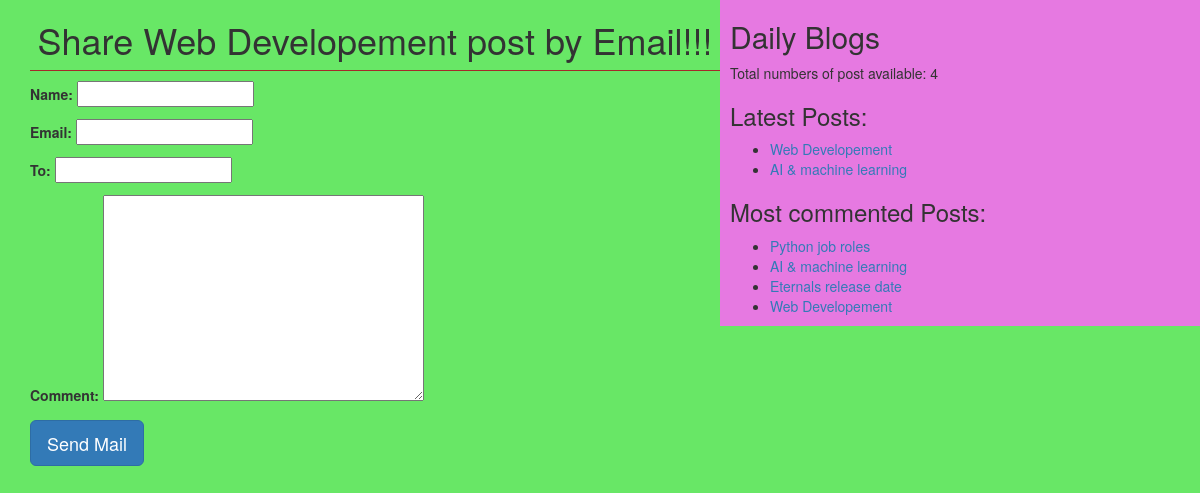
The page /5/share on the database its author committed.
### blog/models.py (models this page shows, shortened)
class Post(models.Model):
  STATUS_CHOICES = (('draft', 'Draft'),('published', 'Published'))
  title = models.CharField(max_length=256)
  slug = models.SlugField(max_length=264, unique_for_date='publish')
  author = models.ForeignKey(User, on_delete=models.CASCADE, related_name='blog_posts')
  body = models.TextField()
  publish = models.DateTimeField(default=timezone.now)
  created = models.DateTimeField(auto_now_add=True)
  updated = models.DateTimeField(auto_now=True)
  status = models.CharField(max_length=10, choices=STATUS_CHOICES, default='draft')
  objects = CustomModelManager()
  tags = TaggableManager()
  class Meta:
    ordering = ('-publish',)
  def get_absolute_url(self):
    return reverse('post_detail', args=[self.publish.year, self.publish.strftime('%m'), self.publish.strftime('%d'), self.slug])

### blog/views.py (the view)
# urls.py: path('<id>/share', views.mail_send_view)
def mail_send_view(request, id):
  post = get_object_or_404(Post, id=id, status='published')
  form = EmailSendForm()
  return render(request, 'blog/sharebyemail.html', {'form':form, 'post':post})

### blog/forms.py
class EmailSendForm(forms.Form):
  name = forms.CharField()
  email =  forms.EmailField()
  to = forms.EmailField()
  comment = forms.CharField(required=False, widget=forms.Textarea)

### blog/models.py (called while the page is built)
  def get_queryset(self):
    return super().get_queryset().filter(status='published')

### blog/templatetags/blog_tags.py (called while the page is built)
@register.simple_tag(name='my_tag')
def total_posts():
  return Post.objects.count()

@register.inclusion_tag('blog/latest_posts.html')
def show_latest_posts(count=2):
  latest_posts =  Post.objects.order_by('-publish')[:count]
  return {'latest_posts':latest_posts}

@register.simple_tag()
def get_most_commented_posts(count=10):
  return Post.objects.annotate(total_comments=Count('comments')).order_by('total_comments')[:count]

### templates/blog/sharebyemail.html (shortened to what this page needs)
{% extends 'blog/base.html' %}
{% block content %}
<h1>Share {{post.title}} post by Email!!!</h1>
<form method="POst">
  {{form.as_p}}
  <input type="submit" class="btn btn-lg btn-primary" value="Send Mail">
</form>
{% endblock content %}

### templates/blog/base.html (shortened to what this page needs)
<!DOCTYPE html>
{% load blog_tags %}
{% load static %}
<html lang="en">
<head>
  <link rel="stylesheet" href="https://maxcdn.bootstrapcdn.com/bootstrap/3.3.7/css/bootstrap.min.css"
>
    <link rel="stylesheet" href="{% static 'css/blog.css' %}">
</head>
<body>
  <div class="content">
    {% block content %}
    {% endblock content %}
  </div>
  <div class="sidebar">
    <h2>Daily Blogs</h2>
    <p>Total numbers of post available: <span id="pcount">{% my_tag %}</span></p>
    <h3>Latest Posts:</h3>{% show_latest_posts %}
    <h3>Most commented Posts:</h3>
    {%get_most_commented_posts as most_commented_posts%}
    <ul>
      {% for post in most_commented_posts %}
        <li><a href="{{post.get_absolute_url}}">{{post.title}}</a></li>
      {% endfor %}
    </ul>
  </div>
</body>
</html>

### templates/blog/latest_posts.html
<ul>
  {% for post in latest_posts %}
    <li><a href="{{post.get_absolute_url}}">{{post.title}}</a></li>
  {% endfor %}
</ul>

### static/css/blog.css (style rules this page uses)
.content { width: 60%; float: left; padding: 0 0 0 30px; background: rgb(104, 231, 102); height: 100%; }
.sidebar { width: 40%; float: right; padding-left: 10px; background: rgb(230, 121, 225); height: 100%; }
h1 { text-align: center; border-bottom: 1px solid brown; padding-bottom: 10px; }
body { background: rgb(104, 231, 102); }

### rows shown on the page
Post: title "Web Developement"
Post: title "AI & machine learning"
Post: title "Python job roles"
Post: title "Eternals release date"
